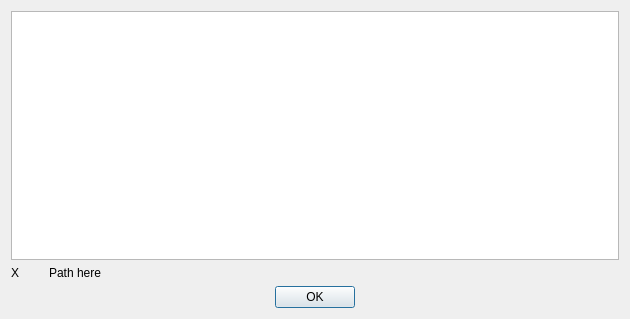
<?xml version="1.0" encoding="UTF-8"?>
<ui version="4.0">
 <class>Dialog</class>
 <widget class="QDialog" name="Dialog">
  <property name="geometry">
   <rect>
    <x>0</x>
    <y>0</y>
    <width>630</width>
    <height>319</height>
   </rect>
  </property>
  <property name="windowTitle">
   <string>Dialog</string>
  </property>
  <layout class="QVBoxLayout" name="verticalLayout">
   <item>
    <widget class="QListWidget" name="listWidget"/>
   </item>
   <item>
    <layout class="QHBoxLayout" name="horizontalLayout">
     <item>
      <widget class="QLabel" name="lblImage">
       <property name="maximumSize">
        <size>
         <width>32</width>
         <height>16777215</height>
        </size>
       </property>
       <property name="text">
        <string>X</string>
       </property>
      </widget>
     </item>
     <item>
      <widget class="QLabel" name="lblName">
       <property name="text">
        <string>Path here</string>
       </property>
      </widget>
     </item>
    </layout>
   </item>
   <item>
    <widget class="QDialogButtonBox" name="buttonBox">
     <property name="standardButtons">
      <set>QDialogButtonBox::Ok</set>
     </property>
     <property name="centerButtons">
      <bool>true</bool>
     </property>
    </widget>
   </item>
  </layout>
 </widget>
 <resources/>
 <connections/>
</ui>
